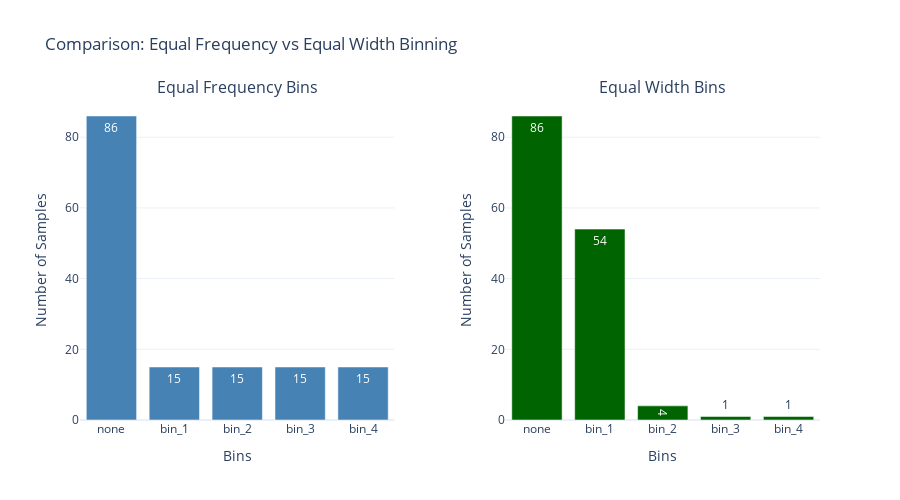

The notebook cell saved with this chart:
### Code cell
# Compare Equal Frequency vs Equal Width binning side by side
fig_comparison = make_subplots(rows=1, cols=2, subplot_titles=("Equal Frequency Bins", "Equal Width Bins"), horizontal_spacing=0.15)

# Equal Frequency (left subplot)
ordered_bins_freq = [bin_name for bin_name in desired_order if bin_name in bin_counts.index]
ordered_counts_freq = [bin_counts[bin_name] for bin_name in ordered_bins_freq]
x_labels_freq = []
for bin_name in ordered_bins_freq:
    if bin_name == "none":
        x_labels_freq.append("none")
    elif bin_name == "missing":
        x_labels_freq.append("missing")
    else:
        x_labels_freq.append(bin_name)

fig_comparison.add_trace(go.Bar(x=x_labels_freq, y=ordered_counts_freq, marker_color="steelblue", name="Equal Frequency", text=ordered_counts_freq, textposition="auto"), row=1, col=1)

# Equal Width (right subplot)
ordered_bins_width_comp = [bin_name for bin_name in desired_order_width if bin_name in bin_counts_width.index]
ordered_counts_width_comp = [bin_counts_width[bin_name] for bin_name in ordered_bins_width_comp]
x_labels_width_comp = []
for bin_name in ordered_bins_width_comp:
    if bin_name == "none":
        x_labels_width_comp.append("none")
    elif bin_name == "missing":
        x_labels_width_comp.append("missing")
    else:
        x_labels_width_comp.append(bin_name)

fig_comparison.add_trace(go.Bar(x=x_labels_width_comp, y=ordered_counts_width_comp, marker_color="darkgreen", name="Equal Width", text=ordered_counts_width_comp, textposition="auto"), row=1, col=2)

fig_comparison.update_layout(title_text="Comparison: Equal Frequency vs Equal Width Binning", showlegend=False, height=500)

fig_comparison.update_xaxes(title_text="Bins", row=1, col=1)
fig_comparison.update_xaxes(title_text="Bins", row=1, col=2)
fig_comparison.update_yaxes(title_text="Number of Samples", row=1, col=1)
fig_comparison.update_yaxes(title_text="Number of Samples", row=1, col=2)

fig_comparison.show()

# Save the figure
fig_comparison.write_html(images_path / "02_diff_binning_comparison.html")
fig_comparison.write_image(images_path / "02_diff_binning_comparison.png", width=1200, height=500, scale=3)
print(f"Saved: 02_diff_binning_comparison.html and .png")

# Print comparison summary
print("\n" + "=" * 80)
print("COMPARISON SUMMARY: Equal Frequency vs Equal Width")
print("=" * 80)
print("Equal Frequency Bins (each bin has ~12 samples):")
for i in range(1, 6):
    bin_name = f"bin_{i}"
    freq_count = (df["experiencia_bins"] == bin_name).sum()
    width_count = (df["experiencia_bins_width"] == bin_name).sum()
    freq_range = bin_ranges.get(bin_name, {})
    width_range = bin_ranges_width.get(bin_name, {})

    print(f"  {bin_name}: {freq_count:2d} samples, range [{freq_range.get('min', 0):.4f}-{freq_range.get('max', 0):.4f}] | Width: {width_count:2d} samples, range [{width_range.get('min', 0):.4f}-{width_range.get('max', 0):.4f}]")

print(f"\nNone: Frequency: {(df['experiencia_bins'] == 'none').sum():2d} | Width: {(df['experiencia_bins_width'] == 'none').sum():2d}")
print("=" * 80)

### Figure 1 — Plotly figure (JSON) as saved in the notebook; plotly's stock layout.template omitted (floating-point values rounded to 4 significant figures)
{"data": [{"marker": {"color": "steelblue"}, "name": "Equal Frequency", "text": ["86", "15", "15", "15", "15"], "textposition": "auto", "type": "bar", "x": ["none", "bin_1", "bin_2", "bin_3", "bin_4"], "xaxis": "x", "y": [86, 15, 15, 15, 15], "yaxis": "y"}, {"marker": {"color": "darkgreen"}, "name": "Equal Width", "text": ["86", "54", "4", "1", "1"], "textposition": "auto", "type": "bar", "x": ["none", "bin_1", "bin_2", "bin_3", "bin_4"], "xaxis": "x2", "y": [86, 54, 4, 1, 1], "yaxis": "y2"}], "layout": {"annotations": [{"font": {"size": 16}, "showarrow": false, "text": "Equal Frequency Bins", "x": 0.2125, "xanchor": "center", "xref": "paper", "y": 1, "yanchor": "bottom", "yref": "paper"}, {"font": {"size": 16}, "showarrow": false, "text": "Equal Width Bins", "x": 0.7875, "xanchor": "center", "xref": "paper", "y": 1, "yanchor": "bottom", "yref": "paper"}], "height": 500, "showlegend": false, "title": {"text": "Comparison: Equal Frequency vs Equal Width Binning"}, "xaxis": {"anchor": "y", "domain": [0, 0.425], "title": {"text": "Bins"}}, "xaxis2": {"anchor": "y2", "domain": [0.575, 1], "title": {"text": "Bins"}}, "yaxis": {"anchor": "x", "domain": [0, 1], "title": {"text": "Number of Samples"}}, "yaxis2": {"anchor": "x2", "domain": [0, 1], "title": {"text": "Number of Samples"}}}}
